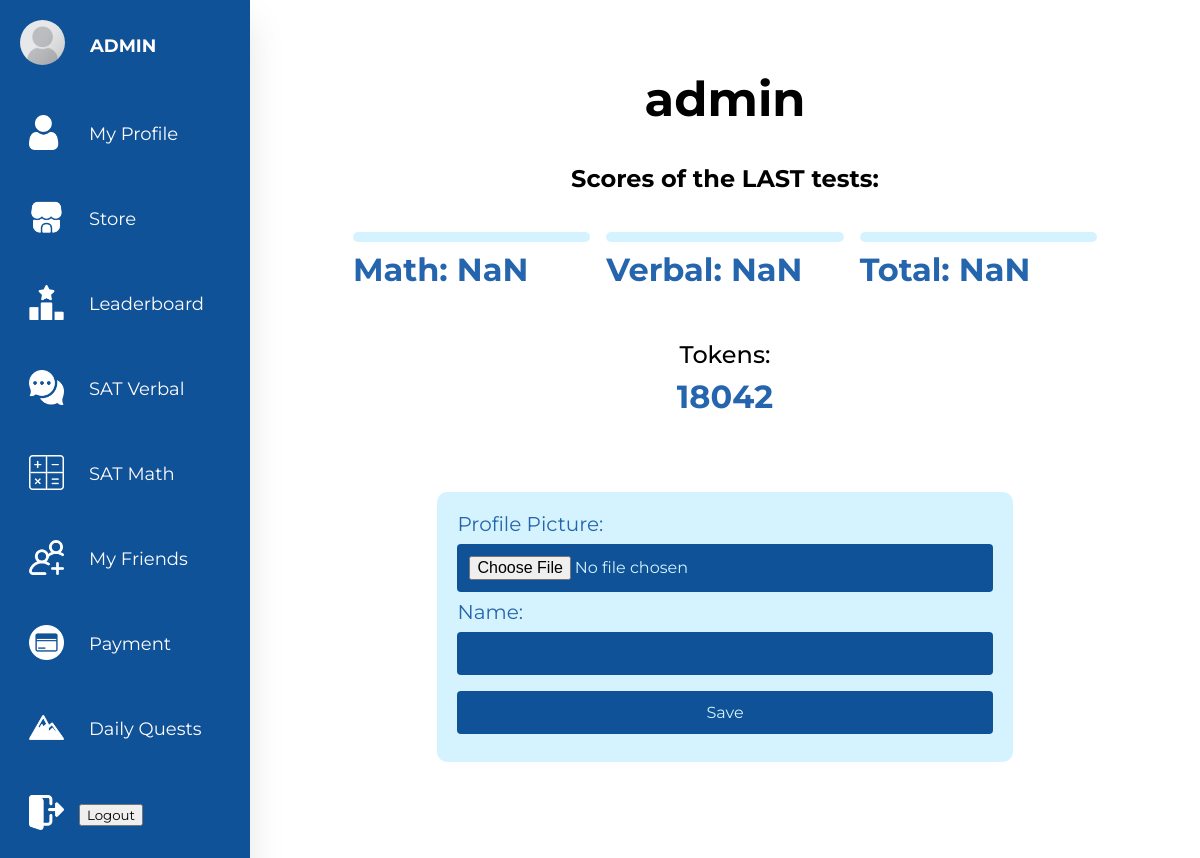
The page /myprofile/ (signed in) on the database its author committed.
### webapp/models.py (models this page shows)
class UserProfile(models.Model):
    user = models.OneToOneField(User, on_delete=models.CASCADE)
    profile_picture = models.ImageField(upload_to='profile_pictures', default='noavatar.jpg')
    name = models.CharField(max_length=20, null=True, blank=True)
    math_score = models.IntegerField(null=True, blank=True)
    verbal_score = models.IntegerField(null=True, blank=True)
    tokens = models.IntegerField(null=True, blank=True)
    numberoftest = models.IntegerField(null=True, default=0)

### webapp/views.py (the view)
# urls.py: path('myprofile/', views.myprofile, name='myprofile'),
@login_required()
def myprofile(request):
    try:
        user_profile = UserProfile.objects.get(user=request.user)
    except UserProfile.DoesNotExist:
        user_profile = UserProfile.objects.create(user=request.user)
    if request.method == "POST" and request.FILES.get('profile_picture'):
        user_profile.profile_picture = request.FILES['profile_picture']
        user_profile.name = request.POST['name']
        user_profile.save()
    superscore = 0
    if user_profile.math_score:
        superscore = user_profile.math_score + user_profile.verbal_score
    name = user_profile.name
    context = {'user_profile': user_profile, 'superscore': superscore, 'name':name}
    return render(request, 'myprofile.html', context)

### webapp/templates/myprofile.html (shortened to what this page needs)
{% load static %}
<!DOCTYPE html>
<html lang="en">
<head>
  <link rel="stylesheet" href="{% static 'css/style.css' %}">
</head>
<body>
  <div class="container">
    <nav>
            <a href="#" class="logo">
            {% if user_profile.profile_picture %}
                <img src="{{ user_profile.profile_picture.url }}" alt="Profile Picture">
            {% endif %}
            {% if user_profile.name %}
                <span class="nav-item" alt="">{{ user_profile.name }}</span>
            {% else %}
                <span class="nav-item" alt="">{{ request.user.username }}</span>
            {% endif %}
            </a>
            <a href="{% url 'myprofile' %}" ><img src="{% static 'photos/user.png' %}"  class="logo2" alt="">
            </a>
            <a href="{% url 'store' %}"><img src="{% static 'photos/shop.png' %}"  class="logo2" alt="">
            </a>
            <a href="{% url 'leaderboard' %}" ><img src="{% static 'photos/podium.png' %}"  class="logo2" alt="">
            </a>
            <a href="{% url 'satverbal' %}"><img src="{% static 'photos/chat.png' %}"  class="logo2" alt="">
            </a>
            <a href="{% url 'satmath' %}"><img src="{% static 'photos/keys.png' %}"  class="logo2" alt="">
            </a>
            <a href="{% url 'friends_list' %}"><img src="{% static 'photos/friends.png' %}"  class="logo2" alt="">
            </a>
            <a href="{% url 'payment' %}"><img src="{% static 'photos/payment.png' %}"  class="logo2" alt="">
            </a>
            <a href="{% url 'satverbaltest2' %}"><img src="{% static 'photos/quest.png' %}"  class="logo2" alt="">
            </a>
            <form method="post" action="{% url 'logoutsystem' %}">
                <a href="#"><img src="{% static 'photos/logout.png' %}"  class="logo2" alt="">
                <button type="submit">Logout</button>
                </a>
            </form>
        </nav>
    <div class="content">
        {% if user_profile.name %}
                <h1 class="username">{{ user_profile.name }}</h1>
            {% else %}
                <h1 class="username">{{ request.user.username }}</h1>
            {% endif %}
        <h2>Scores of the LAST tests:</h2>
        <br>
      <div class="score">
        <div class="subject">
          <div class="bar">
          </div>
          <span class="score-value math-score">{{ user_profile.math_score }}</span>
        </div>
        <div class="subject">
          <div class="bar">
          </div>
          <span class="score-value verbal-score">{{ user_profile.verbal_score }}</span>
        </div>
        <div class="subject">
          <div class="bar">
          </div>
          <span class="score-value superscore">{{ superscore }}</span>
        </div>
      </div>
      <div class="tokens">
        <h2>Tokens:</h2>
        <span class="token-count">{{ user_profile.tokens }}</span>
      </div>
        <br><br><br><br>
      <form method="post" enctype="multipart/form-data">
        <label for="id_profile_picture">Profile Picture:</label>
        <input type="file" name="profile_picture" id="id_profile_picture">
        <br>
        <label for="id_username">Name:</label>
        <input type="text" name="name" id="id_username">
        <br>
        <input type="submit" value="Save">
      </form>
    </div>
  </div>
</body>
</html>

### static/css/style.css (style rules this page uses)
* { box-sizing: border-box; font-family: 'Montserrat', sans-serif; }
body { margin: 0; font-family: sans-serif; background-color: #fff; }
.container { display: flex; height: 100vh; }
nav { background-color: #0f5298; position: absolute; content: ""; top: 0; bottom: 0; height: 200%; left: 0; width: 90px; overflow: hidden; transition: width 0.2s linear; box-shadow: 0 20px 35px rgba(0, 0, 0, 0.1); }
.logo { text-align: center; display: flex; transition: all 0.5s ease; margin: 10px 0 0 10px; }
.logo img { width: 45px; height: 45px; border-radius: 50%; }
.logo span { font-weight: bold; padding-left: 15px; font-size: 18px; text-transform: uppercase; }
nav a { position: relative; color: #fffcfc; font-size: 18px; display: table; width: 300px; padding: 10px; transition: font-size 0.2s ease-in-out; }
.nav-item { position: relative; margin-left: 10px; margin-top: 15px; }
.logo2 { width: 35px; height: 35px; margin-left: 19px; margin-top: 30px; vertical-align: -10px; }
a { text-decoration: none; color: #555; }
.content { background-color: #fff; margin-left: 250px; flex: 2; display: flex; flex-direction: column; align-items: center; justify-content: center; }
.username { font-size: 3rem; margin-bottom: 1rem; animation-name: slide-in; animation-duration: 1s; animation-timing-function: ease-out; animation-fill-mode: forwards; }
.score { display: flex; justify-content: space-between; width: 80%; }
.subject { flex: 1; margin: 0 0.5rem; }
.bar { background-color: #d5f3fe; height: 10px; border-radius: 10px; margin-bottom: 0.5rem; position: relative; }
.score-value { font-size: 2rem; font-weight: bold; color: #2565ae; }
.tokens { margin-top: 2rem; text-align: center; }
.tokens h2 { font-size: 1.5rem; font-weight: 500; margin-bottom: 0.5rem; }
.token-count { font-size: 2rem; font-weight: bold; color: #2565ae; }
.content form { background-color: #d5f3fe; padding: 20px; border-radius: 10px; }
label { font-size: 20px; color: #2565ae; }
input[type="file"] { width: 100%; padding: 12px 20px; margin: 8px 0; box-sizing: border-box; border: 2px solid #ccc; border-radius: 4px; background-color: #f8f8f8; font-size: 16px; }
input[type="file"], input[type="text"], input[type="submit"] { width: 100%; padding: 12px; margin: 8px 0; border: none; border-radius: 4px; background-color: #0f5298; color: #d5f3fe; font-size: 16px; transition: all 0.3s ease; }

### rows shown on the page
UserProfile: profile_picture (placeholder picture), name "admin", tokens "18042"
